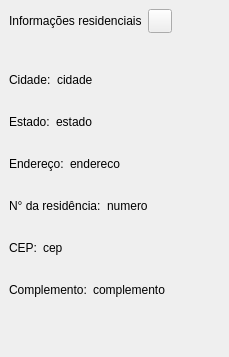
          <widget class="QFrame" name="frInfoResidenciais">
           <property name="frameShape">
            <enum>QFrame::NoFrame</enum>
           </property>
           <property name="frameShadow">
            <enum>QFrame::Raised</enum>
           </property>
           <layout class="QVBoxLayout" name="verticalLayout_5">
            <property name="spacing">
             <number>4</number>
            </property>
            <property name="leftMargin">
             <number>0</number>
            </property>
            <property name="topMargin">
             <number>0</number>
            </property>
            <property name="rightMargin">
             <number>8</number>
            </property>
            <property name="bottomMargin">
             <number>8</number>
            </property>
            <item>
             <widget class="QFrame" name="frame_14">
              <property name="frameShape">
               <enum>QFrame::NoFrame</enum>
              </property>
              <property name="frameShadow">
               <enum>QFrame::Raised</enum>
              </property>
              <layout class="QHBoxLayout" name="horizontalLayout_16">
               <property name="bottomMargin">
                <number>24</number>
               </property>
               <item>
                <widget class="QLabel" name="lbTituloInfoResidenciais">
                 <property name="text">
                  <string>Informações residenciais</string>
                 </property>
                </widget>
               </item>
               <item>
                <widget class="QPushButton" name="pbInfoResidenciais">
                 <property name="minimumSize">
                  <size>
                   <width>24</width>
                   <height>24</height>
                  </size>
                 </property>
                 <property name="maximumSize">
                  <size>
                   <width>24</width>
                   <height>24</height>
                  </size>
                 </property>
                 <property name="text">
                  <string/>
                 </property>
                </widget>
               </item>
               <item>
                <spacer name="horizontalSpacer_4">
                 <property name="orientation">
                  <enum>Qt::Horizontal</enum>
                 </property>
                 <property name="sizeHint" stdset="0">
                  <size>
                   <width>40</width>
                   <height>20</height>
                  </size>
                 </property>
                </spacer>
               </item>
              </layout>
             </widget>
            </item>
            <item>
             <widget class="QFrame" name="frame_18">
              <property name="frameShape">
               <enum>QFrame::NoFrame</enum>
              </property>
              <property name="frameShadow">
               <enum>QFrame::Raised</enum>
              </property>
              <layout class="QHBoxLayout" name="horizontalLayout_17">
               <item alignment="Qt::AlignLeft">
                <widget class="QLabel" name="lbInfoCidade">
                 <property name="text">
                  <string>Cidade:</string>
                 </property>
                </widget>
               </item>
               <item alignment="Qt::AlignLeft">
                <widget class="QLabel" name="lbCidade">
                 <property name="text">
                  <string>cidade</string>
                 </property>
                </widget>
               </item>
               <item>
                <spacer name="horizontalSpacer_16">
                 <property name="orientation">
                  <enum>Qt::Horizontal</enum>
                 </property>
                 <property name="sizeHint" stdset="0">
                  <size>
                   <width>40</width>
                   <height>20</height>
                  </size>
                 </property>
                </spacer>
               </item>
              </layout>
             </widget>
            </item>
            <item>
             <widget class="QFrame" name="frame_19">
              <property name="frameShape">
               <enum>QFrame::NoFrame</enum>
              </property>
              <property name="frameShadow">
               <enum>QFrame::Raised</enum>
              </property>
              <layout class="QHBoxLayout" name="horizontalLayout_18">
               <item alignment="Qt::AlignLeft">
                <widget class="QLabel" name="lbInfoEstado">
                 <property name="text">
                  <string>Estado:</string>
                 </property>
                </widget>
               </item>
               <item alignment="Qt::AlignLeft">
                <widget class="QLabel" name="lbEstado">
                 <property name="text">
                  <string>estado</string>
                 </property>
                </widget>
               </item>
               <item>
                <spacer name="horizontalSpacer_17">
                 <property name="orientation">
                  <enum>Qt::Horizontal</enum>
                 </property>
                 <property name="sizeHint" stdset="0">
                  <size>
                   <width>40</width>
                   <height>20</height>
                  </size>
                 </property>
                </spacer>
               </item>
              </layout>
             </widget>
            </item>
            <item>
             <widget class="QFrame" name="frame_17">
              <property name="frameShape">
               <enum>QFrame::NoFrame</enum>
              </property>
              <property name="frameShadow">
               <enum>QFrame::Raised</enum>
              </property>
              <layout class="QHBoxLayout" name="horizontalLayout_19">
               <item alignment="Qt::AlignLeft">
                <widget class="QLabel" name="lbInfoEndereco">
                 <property name="text">
                  <string>Endereço:</string>
                 </property>
                </widget>
               </item>
               <item alignment="Qt::AlignLeft">
                <widget class="QLabel" name="lbEndereco">
                 <property name="text">
                  <string>endereco</string>
                 </property>
                </widget>
               </item>
               <item>
                <spacer name="horizontalSpacer_18">
                 <property name="orientation">
                  <enum>Qt::Horizontal</enum>
                 </property>
                 <property name="sizeHint" stdset="0">
                  <size>
                   <width>40</width>
                   <height>20</height>
                  </size>
                 </property>
                </spacer>
               </item>
              </layout>
             </widget>
            </item>
            <item>
             <widget class="QFrame" name="frame_15">
              <property name="frameShape">
               <enum>QFrame::NoFrame</enum>
              </property>
              <property name="frameShadow">
               <enum>QFrame::Raised</enum>
              </property>
              <layout class="QHBoxLayout" name="horizontalLayout_20">
               <item alignment="Qt::AlignLeft">
                <widget class="QLabel" name="lbInfoNumero">
                 <property name="text">
                  <string>N° da residência:</string>
                 </property>
                </widget>
               </item>
               <item>
                <widget class="QLabel" name="lbNumero">
                 <property name="text">
                  <string>numero</string>
                 </property>
                </widget>
               </item>
               <item>
                <spacer name="horizontalSpacer_19">
                 <property name="orientation">
                  <enum>Qt::Horizontal</enum>
                 </property>
                 <property name="sizeHint" stdset="0">
                  <size>
                   <width>40</width>
                   <height>20</height>
                  </size>
                 </property>
                </spacer>
               </item>
              </layout>
             </widget>
            </item>
            <item>
             <widget class="QFrame" name="frame_20">
              <property name="frameShape">
               <enum>QFrame::NoFrame</enum>
              </property>
              <property name="frameShadow">
               <enum>QFrame::Raised</enum>
              </property>
              <layout class="QHBoxLayout" name="horizontalLayout_21">
               <item alignment="Qt::AlignLeft">
                <widget class="QLabel" name="lbInfoCep">
                 <property name="text">
                  <string>CEP:</string>
                 </property>
                </widget>
               </item>
               <item alignment="Qt::AlignLeft">
                <widget class="QLabel" name="lbCep">
                 <property name="text">
                  <string>cep</string>
                 </property>
                </widget>
               </item>
               <item>
                <spacer name="horizontalSpacer_20">
                 <property name="orientation">
                  <enum>Qt::Horizontal</enum>
                 </property>
                 <property name="sizeHint" stdset="0">
                  <size>
                   <width>40</width>
                   <height>20</height>
                  </size>
                 </property>
                </spacer>
               </item>
              </layout>
             </widget>
            </item>
            <item>
             <widget class="QFrame" name="frame_16">
              <property name="frameShape">
               <enum>QFrame::NoFrame</enum>
              </property>
              <property name="frameShadow">
               <enum>QFrame::Raised</enum>
              </property>
              <layout class="QHBoxLayout" name="horizontalLayout_22">
               <item alignment="Qt::AlignLeft">
                <widget class="QLabel" name="lbInfoComplemento">
                 <property name="text">
                  <string>Complemento:</string>
                 </property>
                </widget>
               </item>
               <item alignment="Qt::AlignLeft">
                <widget class="QLabel" name="lbComplemento">
                 <property name="text">
                  <string>complemento</string>
                 </property>
                </widget>
               </item>
               <item>
                <spacer name="horizontalSpacer_21">
                 <property name="orientation">
                  <enum>Qt::Horizontal</enum>
                 </property>
                 <property name="sizeHint" stdset="0">
                  <size>
                   <width>40</width>
                   <height>20</height>
                  </size>
                 </property>
                </spacer>
               </item>
              </layout>
             </widget>
            </item>
            <item>
             <spacer name="verticalSpacer_4">
              <property name="orientation">
               <enum>Qt::Vertical</enum>
              </property>
              <property name="sizeHint" stdset="0">
               <size>
                <width>20</width>
                <height>40</height>
               </size>
              </property>
             </spacer>
            </item>
           </layout>
          </widget>
